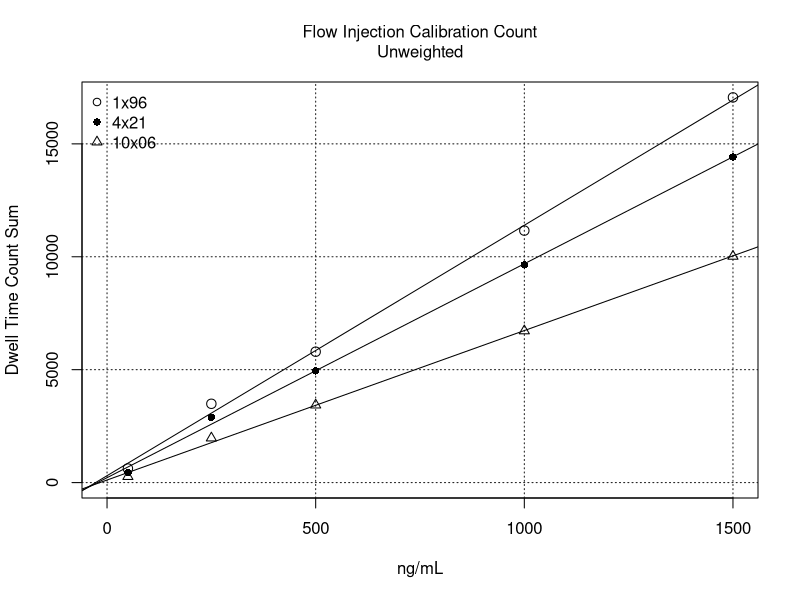

Here is the R script that generated this plot:
# Flow Injection Calibration Count.R
#   User functions called: none
# Author: Fred Lytle
# Last edit: 10/07/2022
rm(list=ls())

# user supplied input
weight <- 'none' # choices: 'none','1/x^2'

# data generated by flow_injection_full_trace_count.R
# Note: the avg-values are the average of three replicate peak areas
conc <- c(50,250,500,1000,1500)
avg96 <- c(624.3,3490,5796,11159,17057)
avg21 <- c(448.8,2892,4947,9644,14417)
avg06 <- c(267.6,1974,3434,6718,10021)

# calculate the least-squares weights
if(weight == 'none'){weights <- rep(1,length(conc))
}else{weights <- 1/conc^2}

# perform the least-squares fits, errors, and covariance
fit96 <- lm(avg96~conc,weights=weights)
coef96 <- summary(fit96)$coef[,1]
error96 <- summary(fit96)$coef[,2]
cv96 <- error96/coef96
cov96 <- summary(fit96)$cov[1,2]*summary(fit96)$sigma^2
fit21 <- lm(avg21~conc,weights=weights)
coef21 <- summary(fit21)$coef[,1]
error21 <- summary(fit21)$coef[,2]
cv21 <- error21/coef21
cov21 <- summary(fit21)$cov[1,2]*summary(fit21)$sigma^2
fit06 <- lm(avg06~conc,weights=weights)
coef06 <- summary(fit06)$coef[,1]
error06 <- summary(fit06)$coef[,2]
cv06 <- error06/coef06
cov06 <- summary(fit06)$cov[1,2]*summary(fit06)$sigma^2

# generate the main graph
title <- paste0('Flow Injection Calibration Count')
if(weight=='1/x^2'){title <- paste0(title,'\n(1/x)^2 Weighted')
}else{title <- paste0(title,'\nUnweighted')}
plot(conc,avg96,ylim=c(0,max(avg96)),xlim=c(0,1500),
     xlab='ng/mL',ylab='Dwell Time Count Sum',cex=1.25,
     main=title,
     font.main=1,cex.main=1)
grid(col='gray10')
points(conc,avg21,pch=16)
points(conc,avg06,pch=2)
abline(fit96)
abline(fit21)
abline(fit06)
legend('topleft',c('1x96','4x21','10x06'),pch=c(1,16,2),bty='n')

{
  cat(title,
      '\nDwell Time:\tValue;\t Error;\t\tCV\tCovar',
      '\n\t96 Intercept:\t',coef96[1],'; ',error96[1],'; ',
      cv96[1],'; ',cov96,
      '\n\t96 Slope:\t',coef96[2],'; ',error96[2],'; ',cv96[2],
      '\n\t21 Intercept:\t',coef21[1],'; ',error21[1],'; ',
      cv21[1],'; ',cov21,
      '\n\t21 Slope:\t',coef21[2],'; ',error21[2],'; ',cv21[2],
      '\n\t06 Intercept:\t',coef06[1],'; ',error06[1],'; ',
      cv06[1],';  ',cov06,
      '\n\t06 Slope:\t',coef06[2],'; ',error06[2],'; ',cv06[2],
      sep='','\n')
  
  cat('\nCount Slope Ratios:\t',
      c(coef96[2],coef21[2],coef06[2])/coef96[2])
}

# plot for publication
if(FALSE){
  library(plotrix)
  rateMean96 <- c(6503,36351,60374,116243,177676)
  twoord.plot(conc,avg96,conc,rateMean96,xlab='Concentration ng/mL',
              ylab='              Sum of Dwell Time Counts',
              rylab='              Avg of Dwell Time Rates',type='p',
              mar=c(5,4,2,4)+0.1,lytickpos=c(0,5000,10000,15000),
              rytickpos=c(round(c(0,5000,10000,15000)/0.096)),
              lpch=1,rpch=1,lcol='black',rcol='black',cex=1.25)
  points(conc,avg21,pch=16)
  points(conc,avg06,pch=2)
  grid(col='gray10')
  abline(fit96,lty=2,lwd=2)
  abline(fit21,lty=1)
  abline(fit06,lty=1)
}

# simpler plot for publication
if(FALSE){
  pdf(file.path("manuscript", "figures", "figure_05.pdf"),
      width = 6.5, height=5)
  par(mar=c(5,4,2,2)+0.1)# reduce upper margin
  {
    plot(conc,avg96,ylim=c(0,max(avg96)),xlim=c(0,1500),cex=1.25,
       xlab='Concentration ng/mL',ylab='Dwell Time Count Sum')
    grid(col='gray10')
    points(conc,avg21,pch=16)
    points(conc,avg06,pch=2)
    abline(fit96)
    abline(fit21)
    abline(fit06)
  }
  par(mar=c(5,4,4,2)+0.1)# restore upper margin
  dev.off()
}
